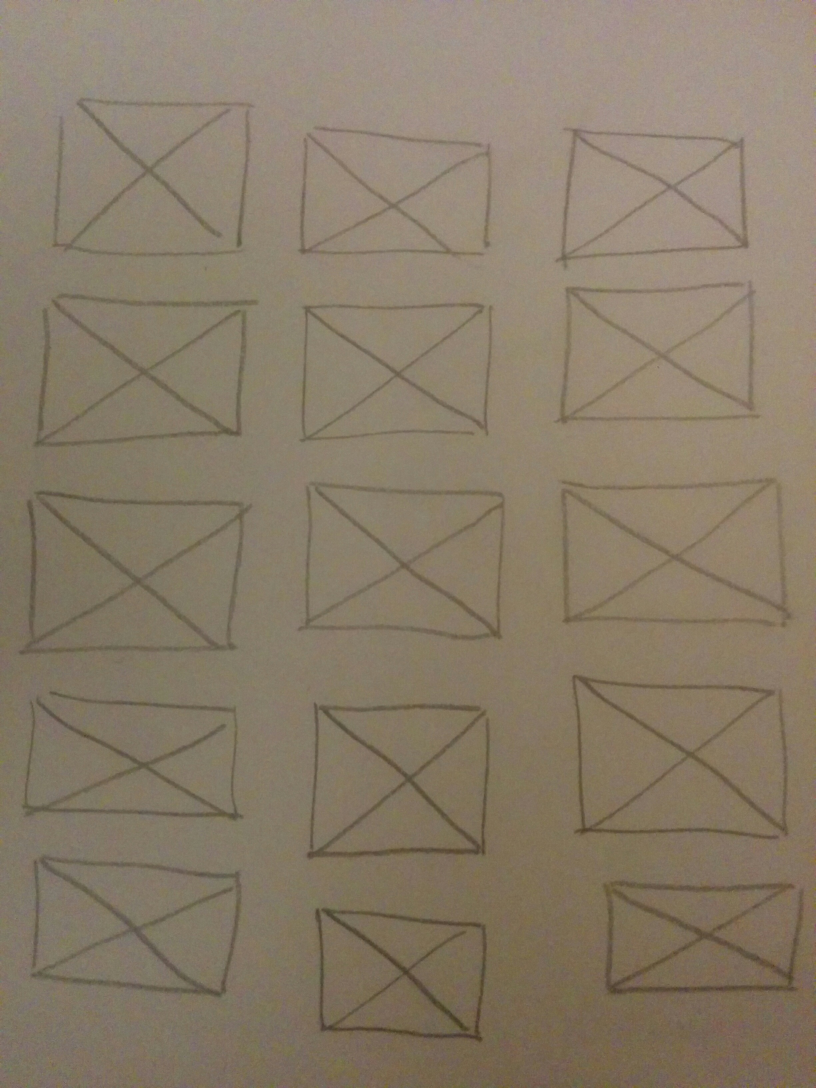
#> input picture itr1/xs.jpg, 2448 x 3264 px (shown at 1/3 size)
$ python imek2.py   (older library calls are emulated)
#> lines starting #> are read from the running program, lines starting #| are printed output that depends on the picture
#############################################
# Copyright (c) 2017 Inversebit
#
# This code is free under the MIT License.
# Full license text: https://opensource.org/licenses/MIT
#
# IMEK v1. This code will analyze an image and search for
# boxes. Then it'll extract them to separate images.
#
# You can try it with the example image: xs.jpg
#
#############################################

import cv2
import numpy as np

################
# DEFINITIONS
################
def nothing(x):
    pass

lastTr1pos = 255
lastTr2pos = 41
lastTr3pos = 3

kernel = np.ones((7, 7), np.uint8)

imgRoute = './xs.jpg'

#save = True
save = False


################
# WINDOW CREATION
################
cv2.namedWindow('orig', cv2.WINDOW_AUTOSIZE)
cv2.moveWindow('orig', 0, 0)
cv2.namedWindow('t1', cv2.WINDOW_AUTOSIZE)
cv2.moveWindow('t1', 550, 0)
cv2.namedWindow('t2', cv2.WINDOW_AUTOSIZE)
cv2.moveWindow('t2', 1100, 0)

cv2.createTrackbar('P1', 'orig', 0, 1000, nothing)
cv2.createTrackbar('P2', 'orig', 0, 1000, nothing)
cv2.createTrackbar('P3', 'orig', 0, 1000, nothing)

################
# DEFAULT VALS
################
cv2.setTrackbarPos('P1', 'orig', lastTr1pos)
cv2.setTrackbarPos('P2', 'orig', lastTr2pos)
cv2.setTrackbarPos('P3', 'orig', lastTr3pos)

################
# IMG LOADING & PREPROC
################
img = cv2.imread(imgRoute)
#> img is the input picture: shape (3264, 2448, 3); mean B, G, R 104.9, 123.7, 136.7
imgray = cv2.cvtColor(img, cv2.COLOR_BGR2GRAY)
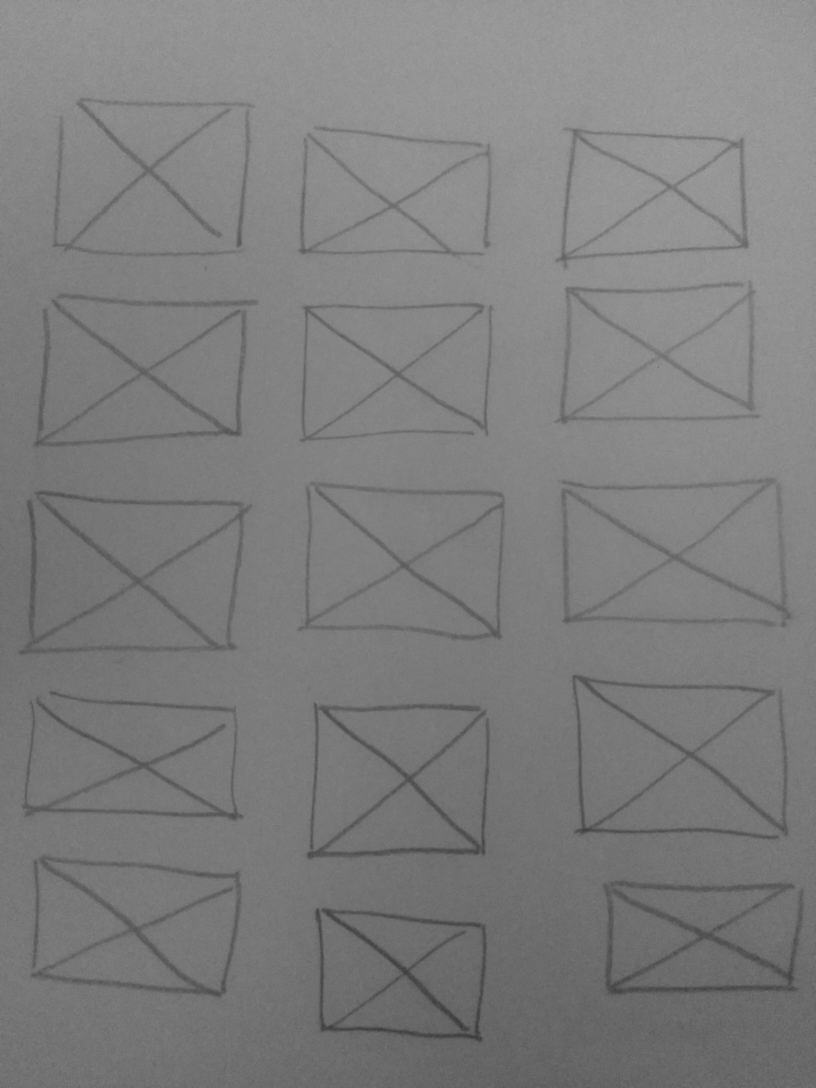
#> imgray: shape (3264, 2448) (shown at 1/3 size); min 47, max 171, mean 125.4
fin = cv2.GaussianBlur(img, (51, 51), 0)
imgblurgray = cv2.cvtColor(fin, cv2.COLOR_BGR2GRAY)


while(1):
    k = cv2.waitKey(1) & 0xFF
#> (key Esc is pressed here)
    if k == 27:
        break

    ################
    # PARAM READING
    ################
    currentTr1pos = cv2.getTrackbarPos('P1', 'orig')
    currentTr2pos = cv2.getTrackbarPos('P2', 'orig')
    currentTr3pos = cv2.getTrackbarPos('P3', 'orig')

    if currentTr1pos != lastTr1pos or currentTr2pos != lastTr2pos or currentTr3pos != lastTr3pos:
        print("---------------------------------------------")

        lastTr1pos = currentTr1pos
        lastTr2pos = currentTr2pos
        lastTr3pos = currentTr3pos

        if lastTr2pos % 2 == 0:
            lastTr2pos = lastTr2pos + 1
            cv2.setTrackbarPos('P2', 'orig', lastTr2pos)

        ################
        # THRES & CONTOURS
        ################
        print("Recalc thres with {0}, {1}, {2}".format(lastTr1pos, lastTr2pos, lastTr3pos))
        thresh = cv2.adaptiveThreshold(imgblurgray, lastTr1pos, cv2.ADAPTIVE_THRESH_GAUSSIAN_C, cv2.THRESH_BINARY_INV, lastTr2pos, lastTr3pos)
        thresh = cv2.dilate(thresh, kernel, iterations=4)
        thresh = cv2.erode(thresh, kernel, iterations=1)
        thresh = cv2.medianBlur(thresh, 9)
        print("Recalc contours")
        im2, contours, hierarchy = cv2.findContours(thresh, cv2.RETR_EXTERNAL, cv2.CHAIN_APPROX_SIMPLE)
        print("Got {0} raw contours".format(len(contours)))

        ################
        # CONTOUR FILTERING
        ################
        for c in contours:
            print("cont area {0}".format(cv2.contourArea(c)))

        contours = list(filter(lambda c: cv2.contourArea(c) > 3000, contours))

        print("Filtered - Got {0} contours".format(len(contours)))

        ################
        # RESULT DRAWING
        ################
        imgCopy = cv2.imread(imgRoute)

        for c in contours:
            x, y, w, h = cv2.boundingRect(c)
            print("Rect is x:{0}, y:{1}, w:{2}, h:{3}".format(x, y, w, h))
            cv2.rectangle(imgCopy, (x, y), (x + w, y + h), (0, 0, 255), 5)

        cv2.drawContours(imgCopy, contours, -1, (0, 255, 0), 3)

        ################
        # SHOW IMGS
        ################
        cv2.imshow('orig', cv2.resize(imgCopy, (500, 500)))
        cv2.imshow('t1', cv2.resize(imgblurgray, (500, 500)))
        cv2.imshow('t2', cv2.resize(thresh, (500, 500)))

        ################
        # RECT EXTRACTION
        ################
        imgCopy = cv2.imread(imgRoute)
        thresh = cv2.adaptiveThreshold(imgblurgray, lastTr1pos, cv2.ADAPTIVE_THRESH_GAUSSIAN_C, cv2.THRESH_BINARY_INV,
                                       lastTr2pos, lastTr3pos)
        thresh = cv2.dilate(thresh, kernel, iterations=3)
        thresh = cv2.erode(thresh, kernel, iterations=1)
        thresh = cv2.bitwise_not(thresh)

        if save:
            for idx, c in enumerate(contours):
                x, y, w, h = cv2.boundingRect(c)
                roi = thresh[y:y+h, x:x+w]
                cv2.imwrite('x{0}.png'.format(idx), roi)

################
# CLEANUP
################
cv2.destroyAllWindows()
